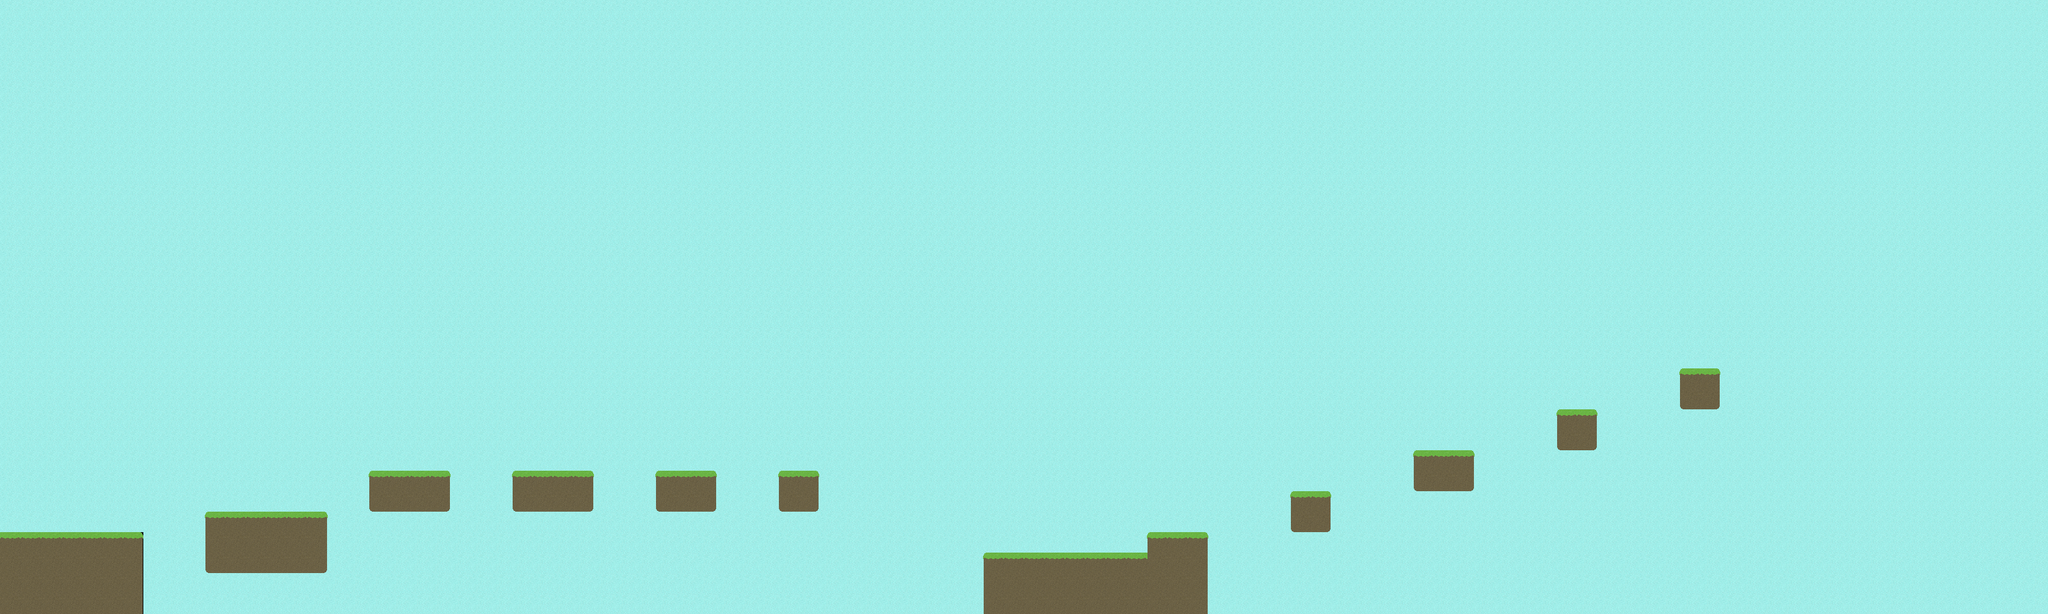

A 2D game scene composited from a Tiled map and its tileset images. What follows is a short description and the map's XML, with each tile layer's data collapsed to a summary:
An orthogonal 100x30 tile map with 32x32 px tiles, 2 tile layers (BackgroundLayer, GroundLayer).

<map version="1.0" orientation="orthogonal" renderorder="right-down" width="100" height="30" tilewidth="32" tileheight="32" nextobjectid="1">
 <tileset firstgid="1" name="PlatformerTiles" tilewidth="32" tileheight="32" tilecount="24" columns="6">
  <image source="../sprites/PlatformerTiles.png" width="192" height="128" />
 </tileset>
 <layer name="BackgroundLayer" width="100" height="30">
  <data>[3000 cells, 2984 non-empty, 2 distinct tile ids]</data>
 </layer>
 <layer name="GroundLayer" width="100" height="30">
  <data>[3000 cells, 126 non-empty, 9 distinct tile ids]</data>
 </layer>
</map>
